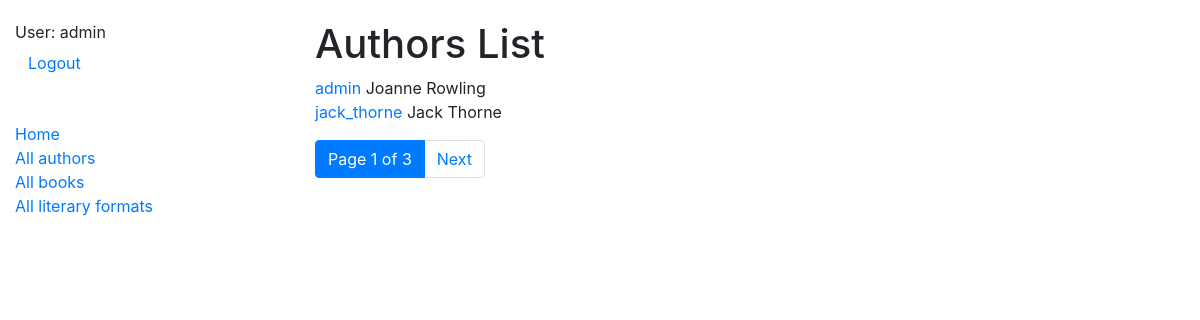
The page /catalog/authors/ (signed in) on the database its author committed.
### catalog/models.py (models this page shows, shortened)
class Author(AbstractUser):
    pseudonym = models.CharField(max_length=255, null=True, blank=True)
    class Meta:
        ordering = ("username",)

### catalog/views.py (the view)
# urls.py: path("authors/", AuthorListView.as_view(), name="author-list"),
class AuthorListView(LoginRequiredMixin, generic.ListView):
    model = Author
    paginate_by = 2

### templates/catalog/author_list.html
{% extends "base.html" %}
{% block content %}
  <h1>Authors List</h1>
  {% if author_list %}
    <ul class="list-unstyled">
      {% for author in author_list %}
        <li><a href="{% url "catalog:author-detail" author.pk %}">{{ author.username }} </a>{{ author.first_name }} {{ author.last_name }}</li>
      {% endfor %}
    </ul>
  {% else %}
    <p>There are no Authors in Library</p>
  {% endif %}
{% endblock %}

### templates/includes/sidebar.html (shortened to what this page needs)
<ul class="sidebar-nav list-unstyled">
  {% if user.is_authenticated %}
    <li>
      User: {{ user.username }}
    </li>
    <li><form method="post" action="{% url 'logout' %}">
  <button type="submit" class="btn btn-link">
    Logout
  </button>
</form></li>
{% else %}
    <li><a href="{% url "login" %}">Login</a></li>
  {% endif %}
    <br>
  <li>
    <a href="{% url 'catalog:index' %}">Home</a>
  </li>
  <li>
    <a href="{% url "catalog:author-list" %}">All authors</a>
  </li>
  <li>
    <a href="{% url "catalog:book-list" %}">All books</a>
  </li>
  <li>
    <a href="{% url "catalog:literary-format-list" %}">All literary formats</a>
  </li>
</ul>

### static/css/styles.css (style rules this page uses)
body { margin-top: 20px; }
.sidebar-nav { padding: 0; list-style: none; }

### rows shown on the page
Author: username "admin", first_name "Joanne", last_name "Rowling"
Author: username "jack_thorne", first_name "Jack", last_name "Thorne"

### other values the page prints
{{ page_obj.number }} "1"
{{ page_obj.paginator.num_pages }} "3"
